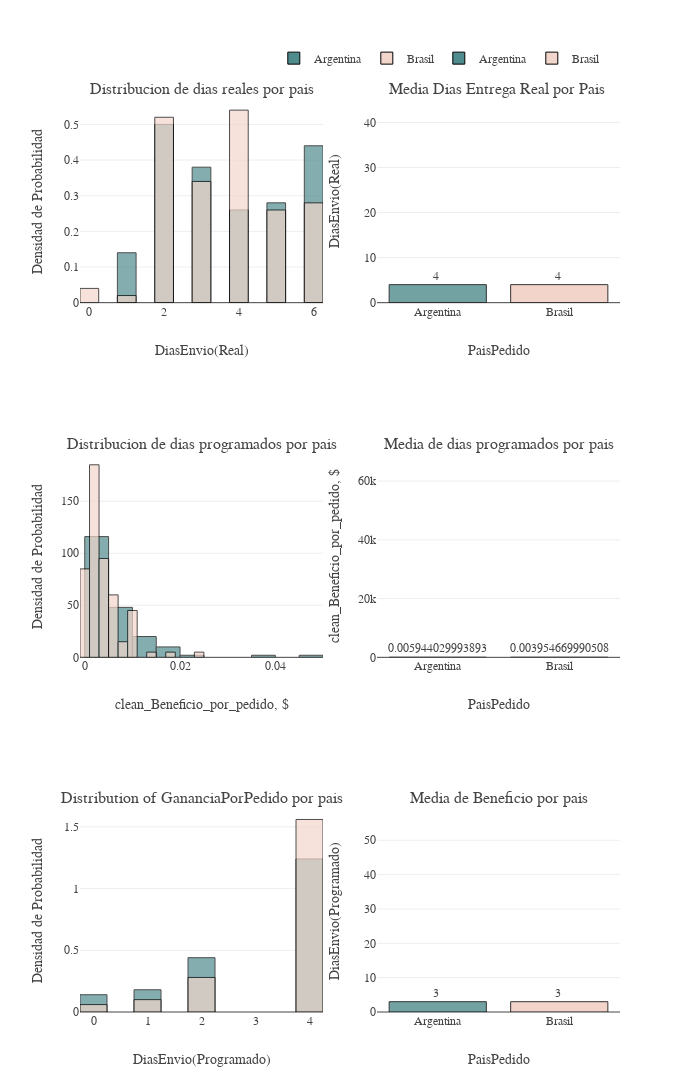

Notebook cell for this chart:
### Code cell
fig.add_trace(go.Histogram(x=plot_df[plot_df.PaisPedido=="Argentina"]['DiasEnvio(Real)'], histnorm='probability density', 
                           marker=dict(color='#508B8D',opacity=0.7, line=dict(width=1, color='#000000')), 
                           nbinsx=20, name="Argentina"),
              row=1, col=1)
fig.add_trace(go.Histogram(x=plot_df[plot_df.PaisPedido=="Brasil"]['DiasEnvio(Real)'], histnorm='probability density', 
                           marker=dict(color='#F3D6CB',opacity=0.7, line=dict(width=1, color='#000000')),
                           nbinsx=20, name="Brasil"),
              row=1, col=1)
fig.add_trace(go.Histogram(x=plot_df[plot_df.PaisPedido=="Mexico"]['DiasEnvio(Real)'], histnorm='probability density', 
                           marker=dict(color='#F3ffCB',opacity=0.7, line=dict(width=1, color='#000000')),
                           nbinsx=20, name="Mexico"),
              row=1, col=1)

fig.add_trace(go.Bar(x=p1['PaisPedido'], y=p1['DiasEnvio(Real)'], text=p1['DiasEnvio(Real)'], texttemplate='%{text} ', textposition='outside',
                     marker=dict(color=['#508B8D', '#F0CABD'], opacity=0.8),width=.8,
                     hovertemplate='Average Age Among %{x} = %{y} <extra></extra>', showlegend=False),
              row=1, col=2)



fig.add_trace(go.Histogram(x=plot_df[plot_df.PaisPedido=='Argentina']['clean_Beneficio_por_pedido'], histnorm='probability density', 
                           marker=dict(color='#508B8D', line=dict(width=1, color='#000000')), 
                           opacity=0.7, name="Argentina", nbinsx=20, showlegend=False),
              row=2, col=1)
fig.add_trace(go.Histogram(x=plot_df[plot_df.PaisPedido=='Brasil']['clean_Beneficio_por_pedido'], histnorm='probability density', 
                           marker=dict(color='#F3D6CB', line=dict(width=1, color='#000000')),
                           opacity=0.7, name="Brasil", nbinsx=20, showlegend=False),
              row=2, col=1)
fig.add_trace(go.Histogram(x=plot_df[plot_df.PaisPedido=="Mexico"]['clean_Beneficio_por_pedido'], histnorm='probability density', 
                           marker=dict(color='#F3ffCB',opacity=0.7, line=dict(width=1, color='#000000')),
                           nbinsx=20, name="Mexico"),
              row=2, col=1)
fig.add_trace(go.Bar(x=p2['PaisPedido'], y=p2['clean_Beneficio_por_pedido'], text=p2['clean_Beneficio_por_pedido'], 
                     texttemplate='%{text}', textposition='outside',
                     marker=dict(color=['#508B8D', '#F0CABD'], opacity=0.8),width=.8,
                     hovertemplate='Average Spending Score Among %{x} = %{y}<extra></extra>', showlegend=False),
              row=2, col=2)


fig.add_trace(go.Histogram(x=plot_df[plot_df.PaisPedido=="Argentina"]['DiasEnvio(Programado)'], histnorm='probability density', 
                           marker=dict(color='#508B8D',opacity=0.7, line=dict(width=1, color='#000000')), 
                           nbinsx=20, name="Argentina"),
              row=3, col=1)
fig.add_trace(go.Histogram(x=plot_df[plot_df.PaisPedido=="Brasil"]['DiasEnvio(Programado)'], histnorm='probability density', 
                           marker=dict(color='#F3D6CB',opacity=0.7, line=dict(width=1, color='#000000')),
                           nbinsx=20, name="Brasil"),
              row=3, col=1)
fig.add_trace(go.Histogram(x=plot_df[plot_df.PaisPedido=="Mexico"]['DiasEnvio(Programado)'], histnorm='probability density', 
                           marker=dict(color='#F3ffCB',opacity=0.7, line=dict(width=1, color='#000000')),
                           nbinsx=20, name="Mexico"),
              row=3, col=1)

fig.add_trace(go.Bar(x=p3['PaisPedido'], y=p3['DiasEnvio(Programado)'], text=p3['DiasEnvio(Programado)'], texttemplate='%{text} ', textposition='outside',
                     marker=dict(color=['#508B8D', '#F0CABD'], opacity=0.8),width=.8,
                     hovertemplate='Average Age Among %{x} = %{y} <extra></extra>', showlegend=False),
              row=3, col=2)



fig.update_traces(marker=dict(line=dict(width=1, color='#000000')))
fig.update_layout(template=temp,barmode='overlay', height=1500, width=700,
                  legend=dict(orientation="h", yanchor="bottom", xanchor="right", y=1.03, x=.97),
                  xaxis1_title="DiasEnvio(Real)", yaxis1_title='Densidad de Probabilidad', 
                  xaxis2_title="PaisPedido", yaxis2_title="DiasEnvio(Real)", yaxis2_range=[0,45],
                  xaxis3_title="clean_Beneficio_por_pedido, $", yaxis3_title='Densidad de Probabilidad', 
                  xaxis4_title="PaisPedido", yaxis4_title="clean_Beneficio_por_pedido, $", yaxis4_range=[0,69e3],
                  xaxis5_title="DiasEnvio(Programado)", yaxis5_title='Densidad de Probabilidad', 
                  xaxis6_title="PaisPedido", yaxis6_title="DiasEnvio(Programado)", yaxis6_range=[0,59]
                 )
fig.show()

### Figure 1 — Plotly figure (JSON) as saved in the notebook; plotly's stock layout.template omitted (floating-point values rounded to 4 significant figures)
{"data": [{"histnorm": "probability density", "marker": {"color": "#508B8D", "line": {"color": "#000000", "width": 1}, "opacity": 0.7}, "name": "Argentina", "nbinsx": 20, "type": "histogram", "x": [6, 6, 2, 3, 6, 2, 4, 4, 5, 4, 6, 4, 3, 6, 6, 3, 2, 4, 4, 5, 6, 5, 2, 2, 2, 2, 2, 2, 2, 1, 1, 1, 1, 1, 1, 1, 3, 5, 5, 3, 5, 3, 6, 4, 6, 6, 2, 2, 2, 4, 5, 6, 5, 3, 3, 4, 3, 5, 2, 2, 2, 6, 4, 3, 5, 2, 3, 3, 6, 6, 5, 6, 2, 3, 2, 4, 4, 2, 2, 2, 3, 3, 6, 3, 6, 3, 2, 5, 6, 6, 2, 6, 6, 6, 4, 5, 2, 3, 3, 5], "xaxis": "x", "yaxis": "y"}, {"histnorm": "probability density", "marker": {"color": "#F3D6CB", "line": {"color": "#000000", "width": 1}, "opacity": 0.7}, "name": "Brasil", "nbinsx": 20, "type": "histogram", "x": [4, 4, 4, 2, 6, 3, 2, 3, 2, 3, 6, 3, 2, 6, 5, 4, 5, 2, 5, 4, 3, 5, 3, 4, 3, 2, 2, 6, 3, 4, 2, 2, 5, 4, 4, 5, 5, 5, 2, 5, 2, 2, 4, 4, 4, 3, 5, 4, 4, 3, 4, 4, 4, 4, 4, 2, 6, 2, 2, 3, 2, 0, 2, 6, 0, 2, 2, 6, 5, 4, 2, 4, 3, 2, 4, 1, 4, 5, 3, 2, 2, 6, 4, 2, 3, 6, 6, 2, 6, 3, 5, 4, 6, 6, 6, 3, 2, 3, 4, 4], "xaxis": "x", "yaxis": "y"}, {"histnorm": "probability density", "marker": {"color": "#F3ffCB", "line": {"color": "#000000", "width": 1}, "opacity": 0.7}, "name": "Mexico", "nbinsx": 20, "type": "histogram", "x": [], "xaxis": "x", "yaxis": "y"}, {"hovertemplate": "Average Age Among %{x} = %{y} <extra></extra>", "marker": {"color": ["#508B8D", "#F0CABD"], "line": {"color": "#000000", "width": 1}, "opacity": 0.8}, "showlegend": false, "text": [4, 4], "textposition": "outside", "texttemplate": "%{text} ", "type": "bar", "width": 0.8, "x": ["Argentina", "Brasil"], "xaxis": "x2", "y": [4, 4], "yaxis": "y2"}, {"histnorm": "probability density", "marker": {"color": "#508B8D", "line": {"color": "#000000", "width": 1}}, "name": "Argentina", "nbinsx": 20, "opacity": 0.7, "showlegend": false, "type": "histogram", "x": [0.005509, 0.00525, 0.007409, 0.003322, 0.000905, 0.01547, 0.01613, 0.009958, 0.000431, 0.002028, 0.003514, 0.001756, 0.00345, 0.003675, 0.00855, 0.000811, 0.00574, 0.000375, 0.001117, 0.000926, 0.01654, 0.008929, 0.001543, 0.001017, 0.00343, 0.000567, 0.009554, 0.009449, 0.00714, 0.000176, 0.002322, 0.01009, 0.002835, 0.001044, 0.008638, 0.007031, 0.02327, 0.000373, 0.01004, 0.005286, 0.01219, 0.000255, 0.008091, 0.0115, 0.000347, 0.00245, 0.001772, 0.00093, 0.01201, 0.01512, 0.0015, 0.005104, 0.004751, 0.0459, 0.001056, 0.01426, 0.001255, 0.002194, 0.003276, 0.004483, 0.004695, 0.01227, 0.007487, 0.000365, 0.005219, 0.004427, 0.005174, 0.006124, 0.005393, 0.002436, 0.001661, 0.003556, 0.003534, 0.00096, 0.00279, 0.001638, 0.001411, 0.003801, 0.00637, 0.007424, 0.01056, 0.001172, 0.00544, 0.01228, 0.00106, 0.00135, 0.01575, 0.00291, 0.003821, 0.001743, 0.003239, 0.003854, 0.004007, 0.003063, 0.004725, 0.005219, 0.035, 0.00341, 0.01164, 0.003399], "xaxis": "x3", "yaxis": "y3"}, {"histnorm": "probability density", "marker": {"color": "#F3D6CB", "line": {"color": "#000000", "width": 1}}, "name": "Brasil", "nbinsx": 20, "opacity": 0.7, "showlegend": false, "type": "histogram", "x": [0.002347, 0.003286, 0.006859, 0.005198, 0.002363, 0.004785, 0.00085, 0.009188, 0.00225, 0.005906, 0.004979, 0.0035, 0.0043, 0.001188, 0.00246, 0.002142, 0.002817, 0.002164, 0.000722, 0.00368, 0.00137, 0.001583, 0.009072, 0.005095, 0.009502, 0.003499, 0.003684, 0.000745, 0.003828, 0.002719, 0.001326, 0.003359, 0.02459, 0.00551, 0.001186, 0.01024, 0.0098, 0.005249, 0.008929, 0.01079, 0.003465, 0.002548, 0.001238, 0.00224, 0.01411, 0.000368, 0.01093, 0.006886, 0.005655, 0.007613, 0.003075, 0.00285, 0.000265, 0.01008, 0.005378, 0.005776, 0.002004, 0.001672, 0.000482, 0.00158, 0.003031, 0.001081, 0.001432, 0.00297, 0.001244, 0.004689, 0.000104, 0.001047, 0.000674, 0.001408, 0.000517, 0.000536, 0.001386, 0.0005, 0.002744, 0.00079, 0.0002, 0.000213, 0.000645, 0.0034, 0.002475, 0.004719, 0.008917, 0.00662, 0.004056, 0.002505, 0.002167, 0.001326, 0.002469, 0.00533, 0.00156, 0.003515, 0.002681, 0.002535, 0, 0.004387, 0.001832, 0.000284, 0.0096, 0.01861], "xaxis": "x3", "yaxis": "y3"}, {"histnorm": "probability density", "marker": {"color": "#F3ffCB", "line": {"color": "#000000", "width": 1}, "opacity": 0.7}, "name": "Mexico", "nbinsx": 20, "type": "histogram", "x": [], "xaxis": "x3", "yaxis": "y3"}, {"hovertemplate": "Average Spending Score Among %{x} = %{y}<extra></extra>", "marker": {"color": ["#508B8D", "#F0CABD"], "line": {"color": "#000000", "width": 1}, "opacity": 0.8}, "showlegend": false, "text": [0.005944, 0.003955], "textposition": "outside", "texttemplate": "%{text}", "type": "bar", "width": 0.8, "x": ["Argentina", "Brasil"], "xaxis": "x4", "y": [0.005944, 0.003955], "yaxis": "y4"}, {"histnorm": "probability density", "marker": {"color": "#508B8D", "line": {"color": "#000000", "width": 1}, "opacity": 0.7}, "name": "Argentina", "nbinsx": 20, "type": "histogram", "x": [4, 4, 4, 4, 4, 2, 4, 4, 2, 2, 4, 2, 4, 4, 4, 4, 4, 4, 4, 2, 2, 2, 1, 1, 1, 1, 1, 1, 1, 0, 0, 0, 0, 0, 0, 0, 4, 4, 4, 4, 4, 4, 4, 4, 4, 4, 4, 4, 4, 4, 4, 4, 4, 4, 4, 4, 4, 4, 2, 1, 1, 4, 4, 4, 4, 4, 4, 4, 2, 2, 2, 2, 2, 2, 2, 2, 2, 2, 2, 2, 2, 2, 4, 4, 4, 4, 4, 4, 4, 4, 4, 4, 4, 4, 4, 4, 4, 4, 4, 4], "xaxis": "x5", "yaxis": "y5"}, {"histnorm": "probability density", "marker": {"color": "#F3D6CB", "line": {"color": "#000000", "width": 1}, "opacity": 0.7}, "name": "Brasil", "nbinsx": 20, "type": "histogram", "x": [2, 2, 4, 4, 4, 4, 4, 4, 4, 4, 4, 4, 4, 4, 4, 4, 4, 4, 4, 4, 4, 4, 2, 2, 4, 4, 4, 4, 4, 4, 4, 4, 4, 4, 4, 4, 4, 4, 4, 4, 4, 4, 4, 4, 2, 2, 2, 2, 2, 2, 2, 2, 4, 4, 4, 4, 4, 1, 4, 2, 1, 0, 1, 4, 0, 4, 1, 4, 4, 4, 1, 4, 4, 2, 4, 0, 4, 4, 4, 4, 4, 4, 4, 4, 4, 4, 4, 4, 4, 4, 4, 4, 4, 4, 4, 4, 4, 4, 4, 4], "xaxis": "x5", "yaxis": "y5"}, {"histnorm": "probability density", "marker": {"color": "#F3ffCB", "line": {"color": "#000000", "width": 1}, "opacity": 0.7}, "name": "Mexico", "nbinsx": 20, "type": "histogram", "x": [], "xaxis": "x5", "yaxis": "y5"}, {"hovertemplate": "Average Age Among %{x} = %{y} <extra></extra>", "marker": {"color": ["#508B8D", "#F0CABD"], "line": {"color": "#000000", "width": 1}, "opacity": 0.8}, "showlegend": false, "text": [3, 3], "textposition": "outside", "texttemplate": "%{text} ", "type": "bar", "width": 0.8, "x": ["Argentina", "Brasil"], "xaxis": "x6", "y": [3, 3], "yaxis": "y6"}], "layout": {"annotations": [{"font": {"size": 16}, "showarrow": false, "text": "Distribucion de dias reales por pais", "x": 0.225, "xanchor": "center", "xref": "paper", "y": 1, "yanchor": "bottom", "yref": "paper"}, {"font": {"size": 16}, "showarrow": false, "text": "Media Dias Entrega Real por Pais ", "x": 0.775, "xanchor": "center", "xref": "paper", "y": 1, "yanchor": "bottom", "yref": "paper"}, {"font": {"size": 16}, "showarrow": false, "text": "Distribucion de dias programados por pais", "x": 0.225, "xanchor": "center", "xref": "paper", "y": 0.6111, "yanchor": "bottom", "yref": "paper"}, {"font": {"size": 16}, "showarrow": false, "text": "Media de dias programados por pais", "x": 0.775, "xanchor": "center", "xref": "paper", "y": 0.6111, "yanchor": "bottom", "yref": "paper"}, {"font": {"size": 16}, "showarrow": false, "text": "Distribution of GananciaPorPedido por pais", "x": 0.225, "xanchor": "center", "xref": "paper", "y": 0.2222, "yanchor": "bottom", "yref": "paper"}, {"font": {"size": 16}, "showarrow": false, "text": "Media de Beneficio por pais", "x": 0.775, "xanchor": "center", "xref": "paper", "y": 0.2222, "yanchor": "bottom", "yref": "paper"}], "barmode": "overlay", "height": 1500, "legend": {"orientation": "h", "x": 0.97, "xanchor": "right", "y": 1.03, "yanchor": "bottom"}, "width": 700, "xaxis": {"anchor": "y", "domain": [0, 0.45], "title": {"text": "DiasEnvio(Real)"}}, "xaxis2": {"anchor": "y2", "domain": [0.55, 1], "title": {"text": "PaisPedido"}}, "xaxis3": {"anchor": "y3", "domain": [0, 0.45], "title": {"text": "clean_Beneficio_por_pedido, $"}}, "xaxis4": {"anchor": "y4", "domain": [0.55, 1], "title": {"text": "PaisPedido"}}, "xaxis5": {"anchor": "y5", "domain": [0, 0.45], "title": {"text": "DiasEnvio(Programado)"}}, "xaxis6": {"anchor": "y6", "domain": [0.55, 1], "title": {"text": "PaisPedido"}}, "yaxis": {"anchor": "x", "domain": [0.7778, 1], "title": {"text": "Densidad de Probabilidad"}}, "yaxis2": {"anchor": "x2", "domain": [0.7778, 1], "range": [0, 45], "title": {"text": "DiasEnvio(Real)"}}, "yaxis3": {"anchor": "x3", "domain": [0.3889, 0.6111], "title": {"text": "Densidad de Probabilidad"}}, "yaxis4": {"anchor": "x4", "domain": [0.3889, 0.6111], "range": [0, 69000], "title": {"text": "clean_Beneficio_por_pedido, $"}}, "yaxis5": {"anchor": "x5", "domain": [0, 0.2222], "title": {"text": "Densidad de Probabilidad"}}, "yaxis6": {"anchor": "x6", "domain": [0, 0.2222], "range": [0, 59], "title": {"text": "DiasEnvio(Programado)"}}}}
